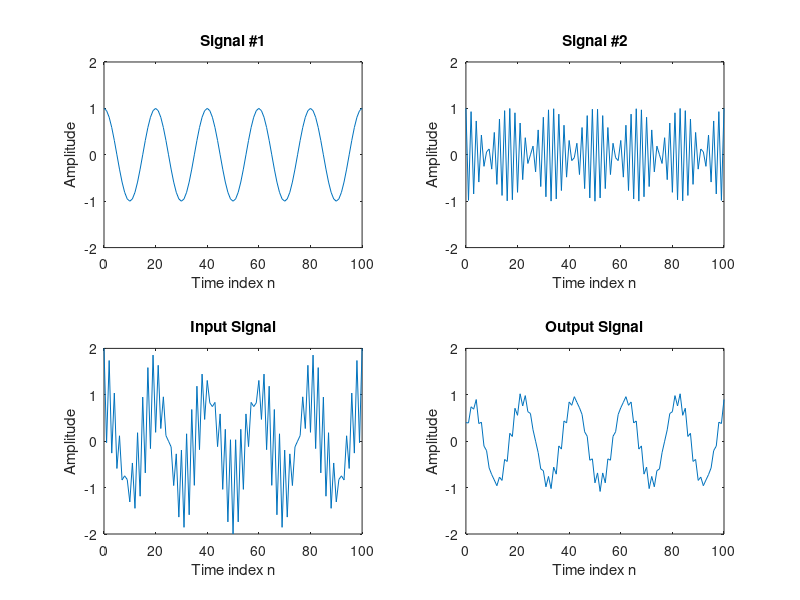

MATLAB code for this plot:
% Program P2_1
% Simulation of an M-point Moving Average Filter
% Generate the input signal
n = 0:100;
s1 = cos(2*pi*0.05*n); % A low-frequency sinusoid
s2 = cos(2*pi*0.47*n); % A high frequency sinusoid
x = s1+s2;
% Implementation of the moving average filter
M = input('Desired length of the filter = ');
num = ones(1,M);
y = filter(num,1,x)/M;
% Display the input and output signals
clf;
subplot(2,2,1);
plot(n, s1);
axis([0, 100, -2, 2]);
xlabel('Time index n'); ylabel('Amplitude');
title('Signal #1');
subplot(2,2,2);
plot(n, s2);
axis([0, 100, -2, 2]);
xlabel('Time index n'); ylabel('Amplitude');
title('Signal #2');
subplot(2,2,3);
plot(n, x);
axis([0, 100, -2, 2]);
xlabel('Time index n'); ylabel('Amplitude');
title('Input Signal');
subplot(2,2,4);
plot(n, y);
axis([0, 100, -2, 2]);
xlabel('Time index n'); ylabel('Amplitude');
title('Output Signal');	
axis;
